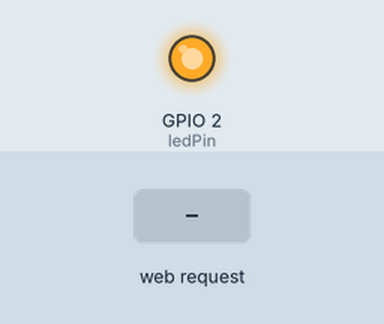
Bench run of a sketch on a simulated ESP8266 (NodeMCU). Shown: output pins drawn as LEDs (lit = HIGH). The test bench sets the inputs (shaded band). WiFi joins after 1.5 s; servers stay silent unless stated; what the sketch prints to the serial monitor is not drawn.

Above: at 2.7 s.
2.8 s: HTTP request GET /LED=ON received
At 3.6 s:
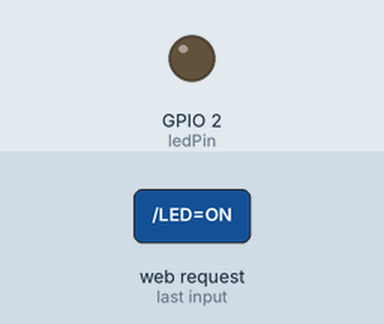
4.3 s: HTTP request GET /LED=OFF received
At 4.8 s:
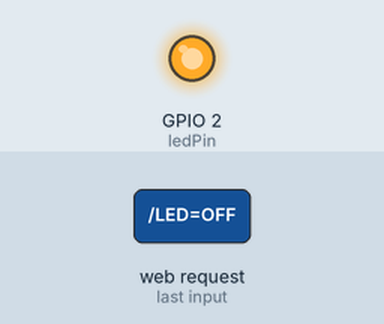
Timing chart, 0 to 7.3 s (numbered marks = the images above; inputs shaded):
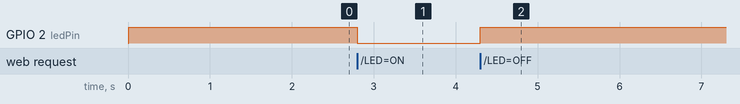

The sketch:

ESP8266NodeMCUWiFiTEST.ino
```cpp
#include <ESP8266WiFi.h>

const char* ssid = "sunday";
const char* password = "16161616";

int ledPin = LED_BUILTIN;
WiFiServer server(80);

void setup() {
  Serial.begin(9600);
  delay(10);

  pinMode(ledPin, OUTPUT);
  digitalWrite(ledPin, HIGH);

  // Connect to WiFi network
  Serial.println();
  Serial.println();
  Serial.print("Connecting to ");
  Serial.println(ssid);

  WiFi.begin(ssid, password);

  while (WiFi.status() != WL_CONNECTED) {
    delay(500);
    Serial.print(".");
  }
  Serial.println("");
  Serial.println("WiFi connected");

  // Start the server
  server.begin();
  Serial.println("Server started");

  // Print the IP address
  Serial.print("Use this URL to connect: ");
  Serial.print("http://");
  Serial.print(WiFi.localIP());
  Serial.println("/");

}

void loop() {
  // Check if a client has connected
  WiFiClient client = server.available();
  if (!client) {
    return;
  }

  // Wait until the client sends some data
  Serial.println("new client");
  while(!client.available()){
    delay(1);
  }

  // Read the first line of the request
  String request = client.readStringUntil('\r');
  Serial.println(request);
  client.flush();

  // Match the request

  int value = HIGH;
  if (request.indexOf("/LED=ON") != -1)  {
    digitalWrite(ledPin, LOW);
    value = LOW;
  }
  if (request.indexOf("/LED=OFF") != -1)  {
    digitalWrite(ledPin, HIGH);
    value = HIGH;
  }

  // Return the response
  client.println("HTTP/1.1 200 OK");
  client.println("Content-Type: text/html");
  client.println(""); //  do not forget this one
  client.println("<!DOCTYPE HTML>");
  client.println("<html>");

  client.print("Led pin is now: ");

  if(value == LOW) {
    client.print("On");
  } else {
    client.print("Off");
  }
  client.println("<br><br>");
  client.println("<a href=\"/LED=ON\"\"><button>Turn On </button></a>");
  client.println("<a href=\"/LED=OFF\"\"><button>Turn Off </button></a><br />");
  client.println("</html>");

  delay(1);
  Serial.println("Client disonnected");
  Serial.println("");
}
```

Measured:
- after the input at 2.8 s, GPIO 2 (ledPin): HIGH → LOW at once
- after the input at 4.3 s, GPIO 2 (ledPin): LOW → HIGH at once
